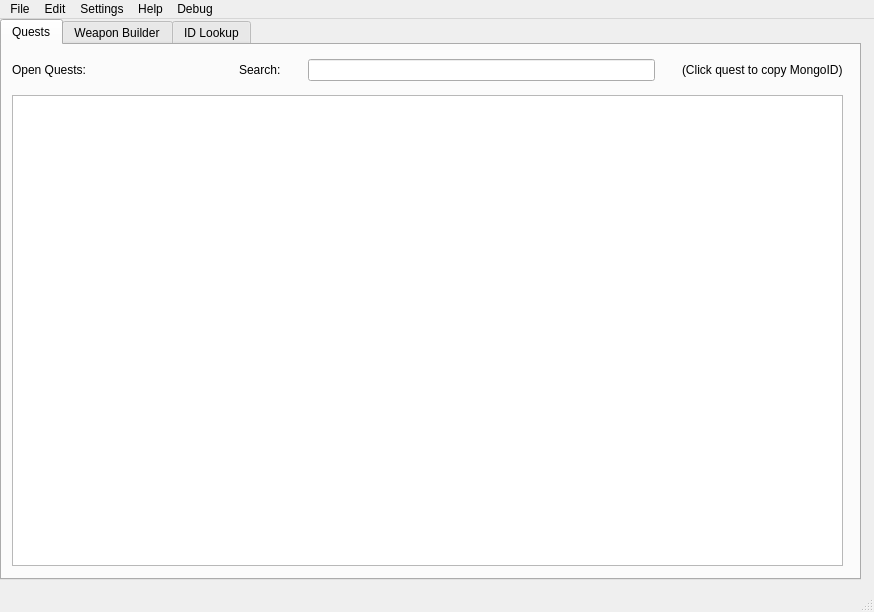
<?xml version="1.0" encoding="UTF-8"?>
<ui version="4.0">
 <class>MainGUI</class>
 <widget class="QMainWindow" name="MainGUI">
  <property name="windowModality">
   <enum>Qt::NonModal</enum>
  </property>
  <property name="enabled">
   <bool>true</bool>
  </property>
  <property name="geometry">
   <rect>
    <x>0</x>
    <y>0</y>
    <width>874</width>
    <height>612</height>
   </rect>
  </property>
  <property name="sizePolicy">
   <sizepolicy hsizetype="Fixed" vsizetype="Fixed">
    <horstretch>0</horstretch>
    <verstretch>0</verstretch>
   </sizepolicy>
  </property>
  <property name="minimumSize">
   <size>
    <width>0</width>
    <height>0</height>
   </size>
  </property>
  <property name="maximumSize">
   <size>
    <width>1080</width>
    <height>720</height>
   </size>
  </property>
  <property name="windowTitle">
   <string>SPT Trader Builder</string>
  </property>
  <property name="windowIcon">
   <iconset>
    <normaloff>data/icon.ico</normaloff>data/icon.ico</iconset>
  </property>
  <property name="tabShape">
   <enum>QTabWidget::Rounded</enum>
  </property>
  <widget class="QWidget" name="centralwidget">
   <property name="sizePolicy">
    <sizepolicy hsizetype="MinimumExpanding" vsizetype="MinimumExpanding">
     <horstretch>0</horstretch>
     <verstretch>0</verstretch>
    </sizepolicy>
   </property>
   <widget class="QTabWidget" name="main_tab">
    <property name="geometry">
     <rect>
      <x>0</x>
      <y>0</y>
      <width>861</width>
      <height>561</height>
     </rect>
    </property>
    <property name="font">
     <font>
      <family>Segoe UI</family>
     </font>
    </property>
    <property name="currentIndex">
     <number>0</number>
    </property>
    <widget class="QWidget" name="quest_tab">
     <attribute name="title">
      <string>Quests</string>
     </attribute>
     <widget class="QListWidget" name="questList">
      <property name="geometry">
       <rect>
        <x>10</x>
        <y>50</y>
        <width>831</width>
        <height>471</height>
       </rect>
      </property>
      <property name="font">
       <font>
        <family>Segoe UI</family>
       </font>
      </property>
      <property name="focusPolicy">
       <enum>Qt::NoFocus</enum>
      </property>
      <property name="wordWrap">
       <bool>false</bool>
      </property>
     </widget>
     <widget class="QWidget" name="gridLayoutWidget">
      <property name="geometry">
       <rect>
        <x>10</x>
        <y>10</y>
        <width>831</width>
        <height>31</height>
       </rect>
      </property>
      <layout class="QGridLayout" name="gridLayout">
       <property name="horizontalSpacing">
        <number>27</number>
       </property>
       <item row="0" column="1">
        <widget class="QLabel" name="label_4">
         <property name="text">
          <string>Search:</string>
         </property>
        </widget>
       </item>
       <item row="0" column="0">
        <widget class="QLabel" name="label">
         <property name="sizePolicy">
          <sizepolicy hsizetype="Preferred" vsizetype="Preferred">
           <horstretch>0</horstretch>
           <verstretch>0</verstretch>
          </sizepolicy>
         </property>
         <property name="minimumSize">
          <size>
           <width>200</width>
           <height>0</height>
          </size>
         </property>
         <property name="font">
          <font>
           <family>Segoe UI</family>
           <pointsize>9</pointsize>
          </font>
         </property>
         <property name="text">
          <string>Open Quests:</string>
         </property>
        </widget>
       </item>
       <item row="0" column="3">
        <widget class="QLabel" name="label_5">
         <property name="text">
          <string>(Click quest to copy MongoID)</string>
         </property>
        </widget>
       </item>
       <item row="0" column="2">
        <widget class="QLineEdit" name="questsearch"/>
       </item>
      </layout>
     </widget>
    </widget>
    <widget class="QWidget" name="wb_tab">
     <attribute name="title">
      <string>Weapon Builder</string>
     </attribute>
     <widget class="QTreeView" name="wb_treeview">
      <property name="geometry">
       <rect>
        <x>10</x>
        <y>30</y>
        <width>491</width>
        <height>501</height>
       </rect>
      </property>
     </widget>
     <widget class="QWidget" name="gridLayoutWidget_5">
      <property name="geometry">
       <rect>
        <x>510</x>
        <y>0</y>
        <width>341</width>
        <height>521</height>
       </rect>
      </property>
      <layout class="QGridLayout" name="gridLayout_5">
       <item row="6" column="0">
        <widget class="QPushButton" name="wb_removepart_button">
         <property name="text">
          <string>Remove Part</string>
         </property>
        </widget>
       </item>
       <item row="2" column="1">
        <widget class="QLineEdit" name="wb_itemid_edit"/>
       </item>
       <item row="2" column="0">
        <widget class="QLabel" name="label_2">
         <property name="toolTip">
          <string>&lt;html&gt;&lt;head/&gt;&lt;body&gt;&lt;p&gt;The Mongo ID associated with the weapon part.&lt;/p&gt;&lt;/body&gt;&lt;/html&gt;</string>
         </property>
         <property name="text">
          <string>Item ID</string>
         </property>
        </widget>
       </item>
       <item row="4" column="0">
        <widget class="QLabel" name="wb_modslot">
         <property name="toolTip">
          <string>&lt;html&gt;&lt;head/&gt;&lt;body&gt;&lt;p&gt;What slot will the part fill.&lt;/p&gt;&lt;/body&gt;&lt;/html&gt;</string>
         </property>
         <property name="text">
          <string>Mod Slot</string>
         </property>
        </widget>
       </item>
       <item row="3" column="1">
        <widget class="QLineEdit" name="wb_parentId_edit"/>
       </item>
       <item row="5" column="0">
        <widget class="QPushButton" name="wb_addpart_button">
         <property name="text">
          <string>Add Part</string>
         </property>
        </widget>
       </item>
       <item row="4" column="1">
        <widget class="QComboBox" name="wb_modslot_combo"/>
       </item>
       <item row="0" column="0">
        <widget class="QCheckBox" name="wb_base_check">
         <property name="toolTip">
          <string>&lt;html&gt;&lt;head/&gt;&lt;body&gt;&lt;p&gt;Is this the first part of an entire weapon? Use the lower reciever to begin.&lt;/p&gt;&lt;/body&gt;&lt;/html&gt;</string>
         </property>
         <property name="text">
          <string>Base Weapon?</string>
         </property>
        </widget>
       </item>
       <item row="3" column="0">
        <widget class="QLabel" name="wb_parentid">
         <property name="toolTip">
          <string>&lt;html&gt;&lt;head/&gt;&lt;body&gt;&lt;p&gt;The base weapon mongo ID. Click weapon or weapon part. in tree view to fill. eg. the lower reciever for an upper reciever (m4) or the handgaurd for a foregrip/rail.&lt;/p&gt;&lt;/body&gt;&lt;/html&gt;</string>
         </property>
         <property name="text">
          <string>Parent ID</string>
         </property>
        </widget>
       </item>
       <item row="1" column="0">
        <widget class="QLabel" name="wb_weaponname">
         <property name="toolTip">
          <string>&lt;html&gt;&lt;head/&gt;&lt;body&gt;&lt;p&gt;The name for the weapon as a whole for organization purposes.&lt;/p&gt;&lt;/body&gt;&lt;/html&gt;</string>
         </property>
         <property name="text">
          <string>Weapon Name</string>
         </property>
        </widget>
       </item>
       <item row="1" column="1">
        <widget class="QLineEdit" name="wb_weaponname_edit"/>
       </item>
      </layout>
     </widget>
     <widget class="QLabel" name="label_3">
      <property name="geometry">
       <rect>
        <x>10</x>
        <y>10</y>
        <width>111</width>
        <height>16</height>
       </rect>
      </property>
      <property name="font">
       <font>
        <family>Segoe UI</family>
        <pointsize>9</pointsize>
       </font>
      </property>
      <property name="text">
       <string>Weapons:</string>
      </property>
     </widget>
    </widget>
    <widget class="QWidget" name="tab">
     <attribute name="title">
      <string>ID Lookup</string>
     </attribute>
     <widget class="QWidget" name="gridLayoutWidget_2">
      <property name="geometry">
       <rect>
        <x>10</x>
        <y>10</y>
        <width>831</width>
        <height>31</height>
       </rect>
      </property>
      <layout class="QGridLayout" name="gridLayout_2">
       <property name="horizontalSpacing">
        <number>27</number>
       </property>
       <item row="0" column="1">
        <widget class="QLineEdit" name="fld_idlookup"/>
       </item>
       <item row="0" column="0">
        <widget class="QLabel" name="label_6">
         <property name="text">
          <string>Search (regex, case insensitive):</string>
         </property>
        </widget>
       </item>
      </layout>
     </widget>
     <widget class="QTableWidget" name="id_table">
      <property name="geometry">
       <rect>
        <x>10</x>
        <y>60</y>
        <width>831</width>
        <height>440</height>
       </rect>
      </property>
      <property name="sizeAdjustPolicy">
       <enum>QAbstractScrollArea::AdjustToContents</enum>
      </property>
      <property name="selectionBehavior">
       <enum>QAbstractItemView::SelectItems</enum>
      </property>
      <property name="textElideMode">
       <enum>Qt::ElideRight</enum>
      </property>
      <attribute name="horizontalHeaderVisible">
       <bool>true</bool>
      </attribute>
      <attribute name="horizontalHeaderDefaultSectionSize">
       <number>250</number>
      </attribute>
      <column>
       <property name="text">
        <string>id</string>
       </property>
      </column>
      <column>
       <property name="text">
        <string>data</string>
       </property>
      </column>
      <column>
       <property name="text">
        <string>type</string>
       </property>
      </column>
     </widget>
     <widget class="QLabel" name="lbl_items_status">
      <property name="geometry">
       <rect>
        <x>10</x>
        <y>504</y>
        <width>831</width>
        <height>20</height>
       </rect>
      </property>
      <property name="text">
       <string>No items.json loaded - import items in Settings.</string>
      </property>
     </widget>
    </widget>
   </widget>
  </widget>
  <widget class="QStatusBar" name="statusBar">
   <property name="sizeGripEnabled">
    <bool>true</bool>
   </property>
  </widget>
  <widget class="QMenuBar" name="menubar">
   <property name="geometry">
    <rect>
     <x>0</x>
     <y>0</y>
     <width>874</width>
     <height>22</height>
    </rect>
   </property>
   <property name="defaultUp">
    <bool>false</bool>
   </property>
   <property name="nativeMenuBar">
    <bool>true</bool>
   </property>
   <widget class="QMenu" name="menuSettings">
    <property name="title">
     <string>Settings</string>
    </property>
    <addaction name="actionSettingsMenu"/>
   </widget>
   <widget class="QMenu" name="menuHelp">
    <property name="title">
     <string>Help</string>
    </property>
    <addaction name="actionAbout"/>
    <addaction name="actionUpdateCheck"/>
   </widget>
   <widget class="QMenu" name="menuFile">
    <property name="title">
     <string>File</string>
    </property>
    <addaction name="actionQuest_Builder"/>
    <addaction name="actionAssort_Builder"/>
    <addaction name="separator"/>
    <addaction name="actionImport_Quests"/>
    <addaction name="actionExport_Queued_Quests"/>
    <addaction name="separator"/>
    <addaction name="separator"/>
    <addaction name="actionExit"/>
   </widget>
   <widget class="QMenu" name="menuEdit">
    <property name="title">
     <string>Edit</string>
    </property>
    <addaction name="actionEdit_Tracked_Data_Files_locale_quest"/>
    <addaction name="separator"/>
    <addaction name="actionRemove_Selected_Quest"/>
    <addaction name="actionCreate_locale_from_Quest_JSON"/>
   </widget>
   <widget class="QMenu" name="menuDebug">
    <property name="title">
     <string>Debug</string>
    </property>
    <addaction name="actionAdd_queued_to_open_list"/>
    <addaction name="actionAnalyze_CC_subtypes"/>
    <addaction name="separator"/>
    <addaction name="actionGet_all_children_of_parent_ID"/>
   </widget>
   <addaction name="menuFile"/>
   <addaction name="menuEdit"/>
   <addaction name="menuSettings"/>
   <addaction name="menuHelp"/>
   <addaction name="menuDebug"/>
  </widget>
  <action name="actionAbout">
   <property name="text">
    <string>About</string>
   </property>
  </action>
  <action name="actionSettingsMenu">
   <property name="enabled">
    <bool>true</bool>
   </property>
   <property name="text">
    <string>Edit Settings...</string>
   </property>
  </action>
  <action name="actionExit">
   <property name="text">
    <string>Exit</string>
   </property>
  </action>
  <action name="actionUpdateCheck">
   <property name="text">
    <string>Check for Updates</string>
   </property>
  </action>
  <action name="actionQuest_Builder">
   <property name="text">
    <string>Quest Builder</string>
   </property>
  </action>
  <action name="actionAssort_Builder">
   <property name="text">
    <string>Assort Builder</string>
   </property>
  </action>
  <action name="actionExport_Queued_Quests">
   <property name="text">
    <string>Export Quests</string>
   </property>
  </action>
  <action name="actionView_Queued_Quests">
   <property name="text">
    <string>View Queued Quests</string>
   </property>
  </action>
  <action name="actionAdd_queued_to_open_list">
   <property name="text">
    <string>Add queued to open list</string>
   </property>
  </action>
  <action name="actionImport_Quests">
   <property name="text">
    <string>Import Quests</string>
   </property>
  </action>
  <action name="actionRemove_Selected_Quest">
   <property name="text">
    <string>Remove Selected Quest</string>
   </property>
  </action>
  <action name="actionAnalyze_CC_subtypes">
   <property name="text">
    <string>Analyze CC subtypes</string>
   </property>
  </action>
  <action name="actionCreate_locale_from_Quest_JSON">
   <property name="text">
    <string>Create locale from Quest JSON</string>
   </property>
  </action>
  <action name="actionGet_all_children_of_parent_ID">
   <property name="text">
    <string>Get all children of parent ID</string>
   </property>
  </action>
  <action name="actionEdit_Tracked_Data_Files_locale_quest">
   <property name="text">
    <string>Edit Tracked Data Files (locale/quest)</string>
   </property>
  </action>
 </widget>
 <resources/>
 <connections/>
</ui>
